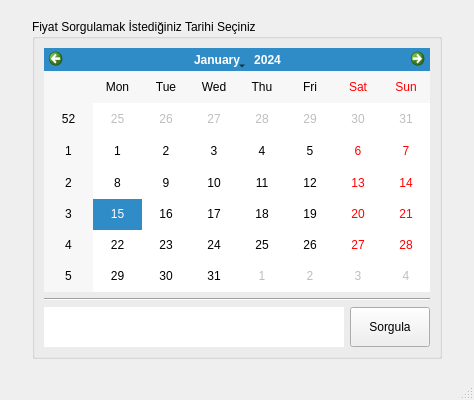
<?xml version="1.0" encoding="UTF-8"?>
<ui version="4.0">
 <class>MainWindow</class>
 <widget class="QMainWindow" name="MainWindow">
  <property name="geometry">
   <rect>
    <x>0</x>
    <y>0</y>
    <width>474</width>
    <height>400</height>
   </rect>
  </property>
  <property name="windowTitle">
   <string>Fındık Fiyatı Sorgulama</string>
  </property>
  <widget class="QWidget" name="centralwidget">
   <layout class="QGridLayout" name="gridLayout_2">
    <item row="1" column="1">
     <widget class="QGroupBox" name="groupBox">
      <property name="title">
       <string>Fiyat Sorgulamak İstediğiniz Tarihi Seçiniz</string>
      </property>
      <layout class="QGridLayout" name="gridLayout">
       <item row="0" column="0" colspan="2">
        <widget class="QCalendarWidget" name="cw_date"/>
       </item>
       <item row="1" column="0" colspan="2">
        <widget class="Line" name="line">
         <property name="orientation">
          <enum>Qt::Horizontal</enum>
         </property>
        </widget>
       </item>
       <item row="2" column="1">
        <widget class="QPushButton" name="btn_query">
         <property name="minimumSize">
          <size>
           <width>0</width>
           <height>40</height>
          </size>
         </property>
         <property name="text">
          <string>Sorgula</string>
         </property>
        </widget>
       </item>
       <item row="2" column="0">
        <widget class="QLabel" name="lbl_result">
         <property name="minimumSize">
          <size>
           <width>300</width>
           <height>40</height>
          </size>
         </property>
         <property name="font">
          <font>
           <pointsize>16</pointsize>
           <weight>75</weight>
           <bold>true</bold>
          </font>
         </property>
         <property name="styleSheet">
          <string notr="true">background-color: #fff; border: 1</string>
         </property>
         <property name="text">
          <string/>
         </property>
         <property name="alignment">
          <set>Qt::AlignCenter</set>
         </property>
        </widget>
       </item>
      </layout>
     </widget>
    </item>
    <item row="1" column="0">
     <spacer name="verticalSpacer">
      <property name="orientation">
       <enum>Qt::Vertical</enum>
      </property>
      <property name="sizeHint" stdset="0">
       <size>
        <width>10</width>
        <height>40</height>
       </size>
      </property>
     </spacer>
    </item>
    <item row="0" column="0" colspan="3">
     <spacer name="horizontalSpacer">
      <property name="orientation">
       <enum>Qt::Horizontal</enum>
      </property>
      <property name="sizeHint" stdset="0">
       <size>
        <width>40</width>
        <height>10</height>
       </size>
      </property>
     </spacer>
    </item>
    <item row="1" column="2">
     <spacer name="verticalSpacer_2">
      <property name="orientation">
       <enum>Qt::Vertical</enum>
      </property>
      <property name="sizeHint" stdset="0">
       <size>
        <width>10</width>
        <height>40</height>
       </size>
      </property>
     </spacer>
    </item>
    <item row="2" column="0" colspan="3">
     <spacer name="horizontalSpacer_2">
      <property name="orientation">
       <enum>Qt::Horizontal</enum>
      </property>
      <property name="sizeHint" stdset="0">
       <size>
        <width>40</width>
        <height>10</height>
       </size>
      </property>
     </spacer>
    </item>
   </layout>
  </widget>
  <widget class="QStatusBar" name="statusbar"/>
 </widget>
 <resources/>
 <connections/>
</ui>
